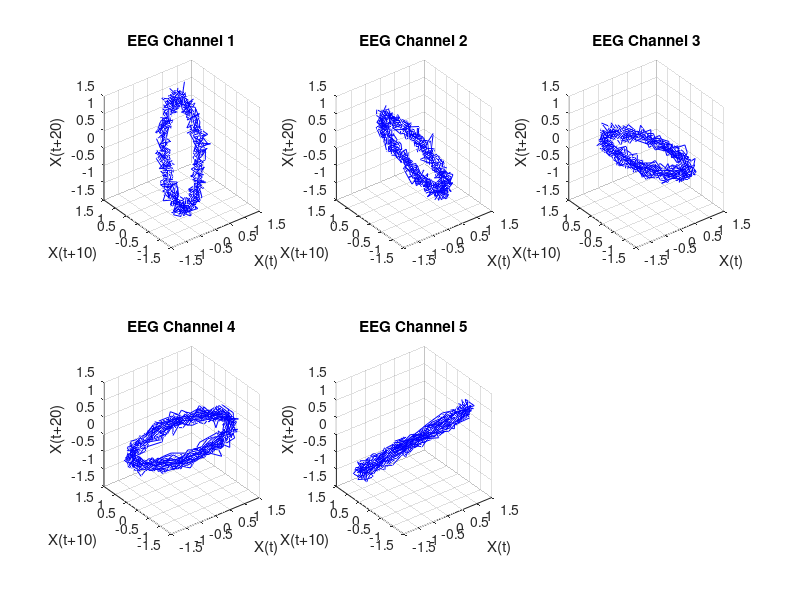

Write MATLAB code to recreate this figure. (Note: this script raises an error after producing the figure.)
clc; clear; close all;

% Generate sample EEG data (5 channels, 1000 samples each)
num_channels = 5;
num_samples = 1000;
t = linspace(0, 10, num_samples); % Simulated time vector (10 seconds)
fs = num_samples / 10; % Sampling frequency (100 Hz)

% Create synthetic EEG data (sine waves with noise)
eeg_data = sin(2 * pi * (1:num_channels)' * t) + 0.1 * randn(num_channels, num_samples);

% Phase space reconstruction parameters
tau = 10; % Time delay (arbitrary choice, can be optimized)
embedding_dim = 3; % Embedding dimension

% Plot phase space reconstruction for each channel
figure;
for ch = 1:num_channels
    subplot(2,3,ch);
    X = eeg_data(ch, :);
    X1 = X(1:end - 2*tau);
    X2 = X(1+tau:end - tau);
    X3 = X(1+2*tau:end);
    
    plot3(X1, X2, X3, 'b');
    grid on;
    xlabel('X(t)'); ylabel(['X(t+', num2str(tau), ')']); zlabel(['X(t+', num2str(2*tau), ')']);
    title(['EEG Channel ', num2str(ch)]);
end

sgtitle('Phase Space Reconstruction of EEG Data');
